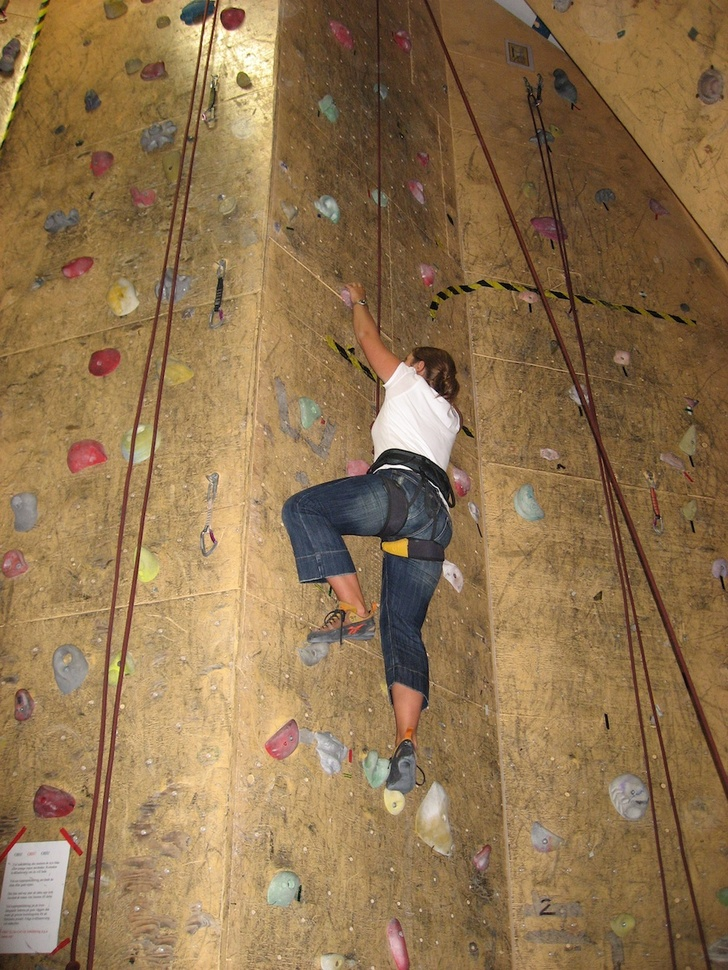
#> input picture climbing_1_small.jpg, 728 x 970 px, shrunk from 1000 x 1333 before the run
$ jupyter execute --allow-errors sift.ipynb
#> lines starting #> are read from the running program, lines starting #| are printed output that depends on the picture
[cell 1]
from PIL import Image
import os
import numpy as np
import matplotlib.pyplot as plt
import math

[cell 2]
def process_image(imagename,resultname,params = "--edge-thresh 10 --peak-thresh 5"):
    """处理一幅图像，然后将结果保存。将图像格式转化为灰度.pgm
    --edge-thresh 10 --peak-thresh 5"""

    if imagename[-3:] != 'pgm':
        im = Image.open(imagename).convert('L')
        im.save('tmp.pgm')
        imagename = 'tmp.pgm'

    print(imagename)
    cmmd = str("sift "+imagename+" --output="+resultname+"  "+params)
    os.system(cmmd)
    print('processed',imagename,'to',resultname)

[cell 3]
def read_features_from_file(filename):
    """读取特征属性值，然后将其以矩阵形式返回"""

    f = np.loadtxt(filename)
    #print(f)
    return f[:,:4],f[:,4:]

[cell 4]
# [4 lines left out: function write_features_to_file, not called in this run]

[cell 5]
# [17 lines left out: function plot_features, not called in this run]

    #plt.axis('off')

[cell 6]
# [23 lines left out: function match, not called in this run]

[cell 7]
# [15 lines left out: function match_twosided, not called in this run]

[cell 8]
imname1 = 'climbing_1_small.jpg'
im1 = np.array(Image.open(imname1).convert('L'))
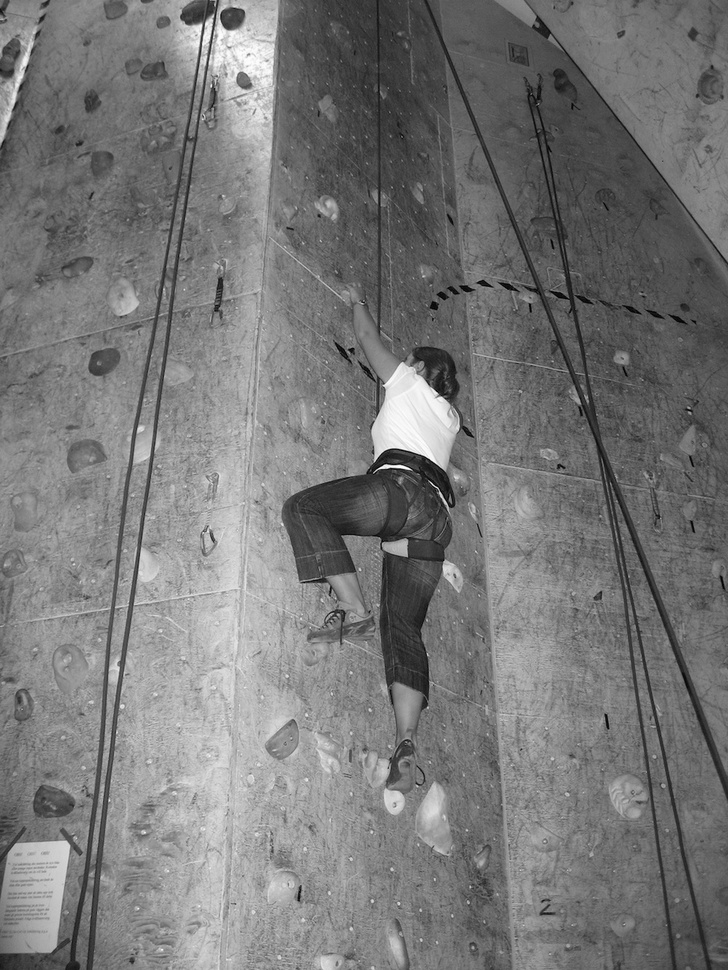
#> im1: shape (970, 728); min 0, max 254, mean 119.6
process_image(imname1,'climbing_1_small.sift')
#> (the rest of this cell did not finish here and is left out)


imname2 = 'climbing_2_small.jpg'
im2 = np.array(Image.open(imname2).convert('L'))
process_image(imname2,'climbing_2_small.sift')
l2,d2 = read_features_from_file('climbing_2_small.sift')

[cell 9]
plt.figure()
plt.gray()
#> (the rest of this cell did not finish here and is left out)

[cell 10]
print(im1.shape)
#| (970, 728)

$ run again, with alcatraz1.jpg copied over climbing_1_small.jpg
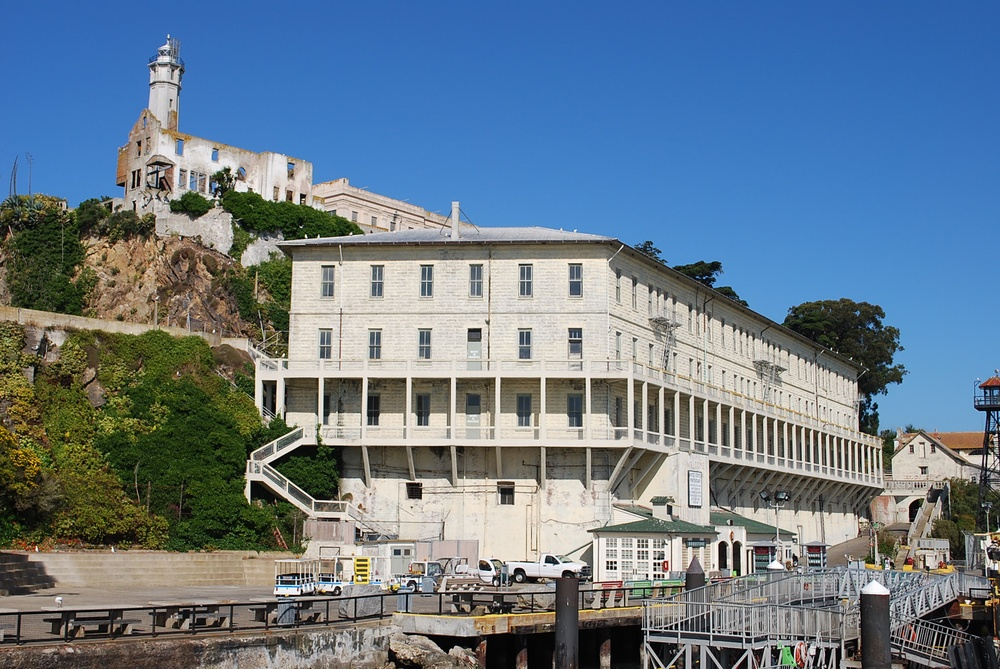
#> input picture alcatraz1.jpg, 1000 x 669 px, shrunk from 1936 x 1296 before the run
#> `im1 = np.array(Image.open(imname1).convert('L'))`:
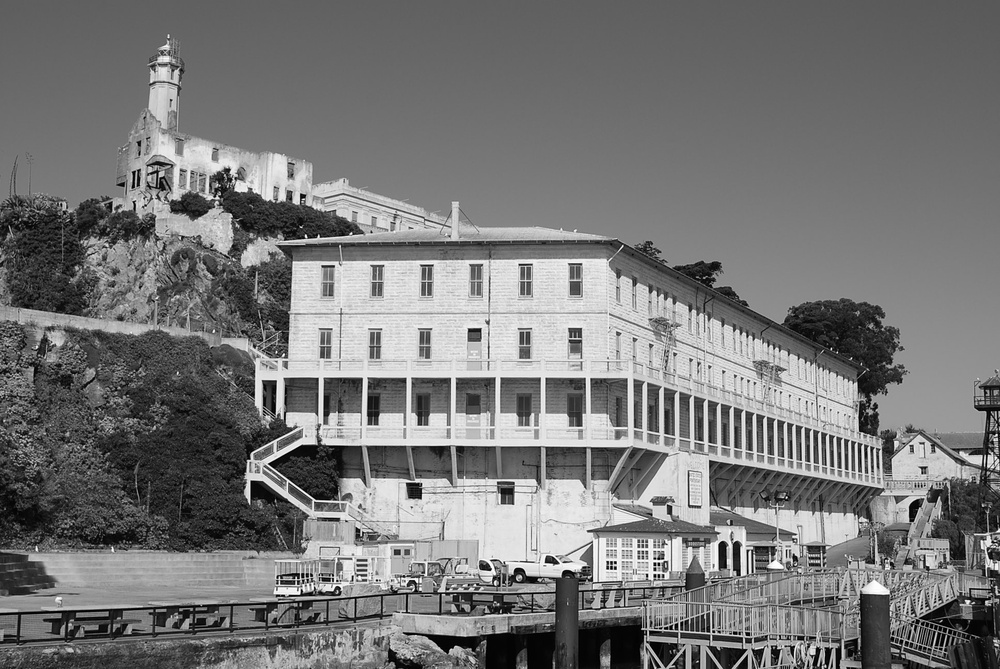
#> im1: shape (669, 1000); min 0, max 255, mean 119.2
#| (669, 1000)

$ run again, with alcatraz2.jpg copied over climbing_1_small.jpg
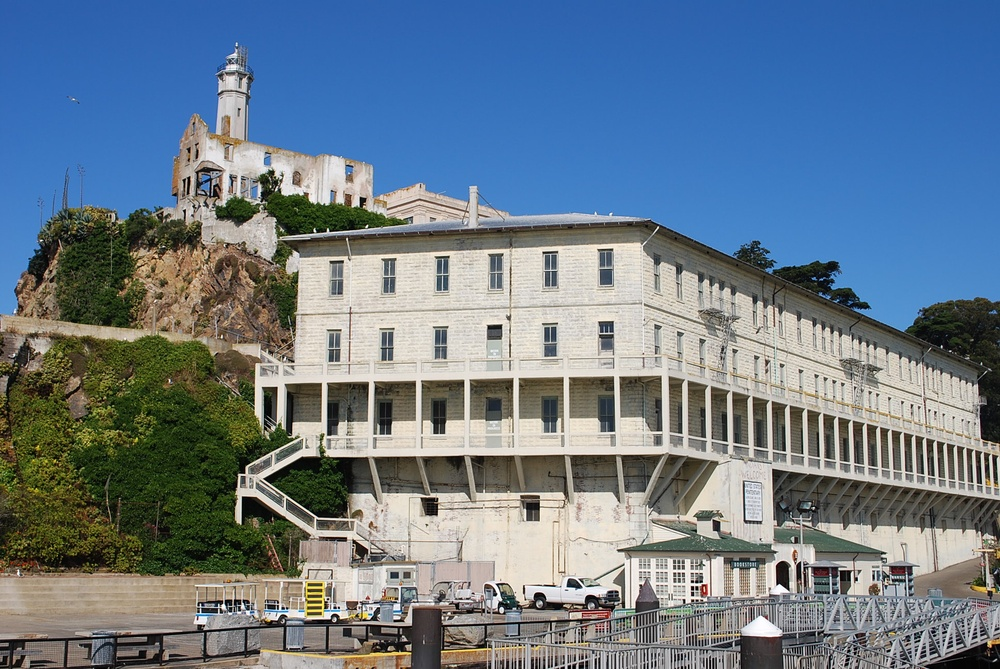
#> input picture alcatraz2.jpg, 1000 x 669 px, shrunk from 1936 x 1296 before the run
#> `im1 = np.array(Image.open(imname1).convert('L'))`:
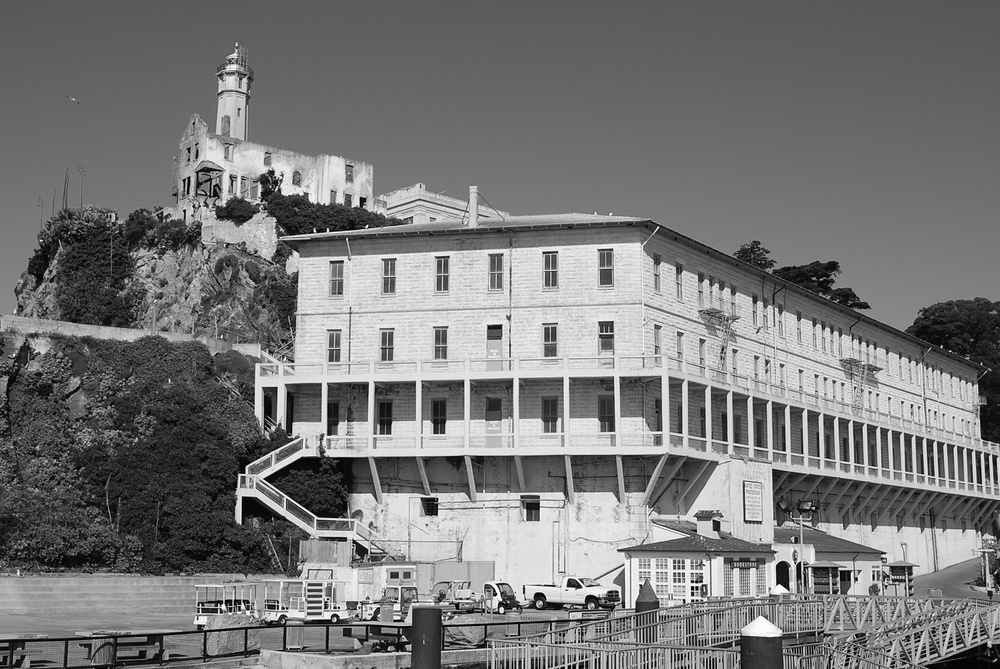
#> im1: shape (669, 1000); min 0, max 255, mean 120
#| (669, 1000)

$ run again, with empire.jpg copied over climbing_1_small.jpg
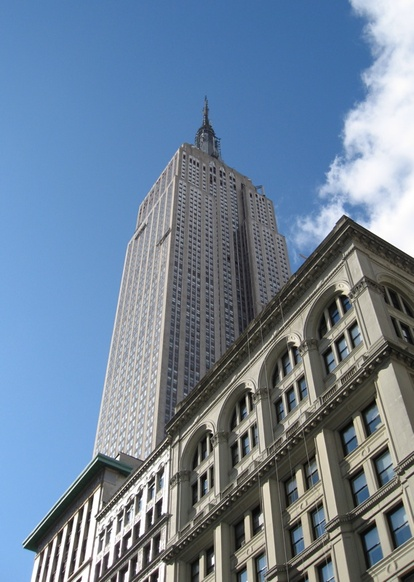
#> input picture empire.jpg, 414 x 582 px, shrunk from 569 x 800 before the run
#> `im1 = np.array(Image.open(imname1).convert('L'))`:
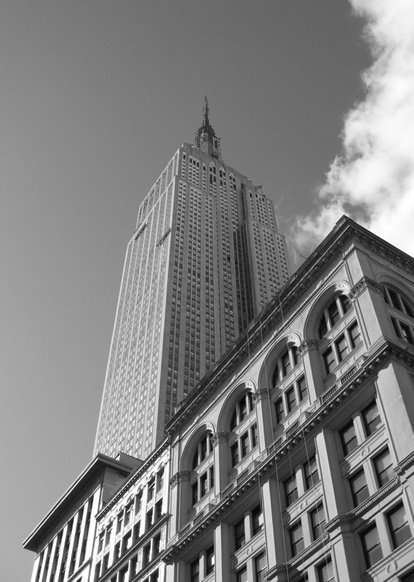
#> im1: shape (582, 414); min 1, max 255, mean 128.3
#| (582, 414)
